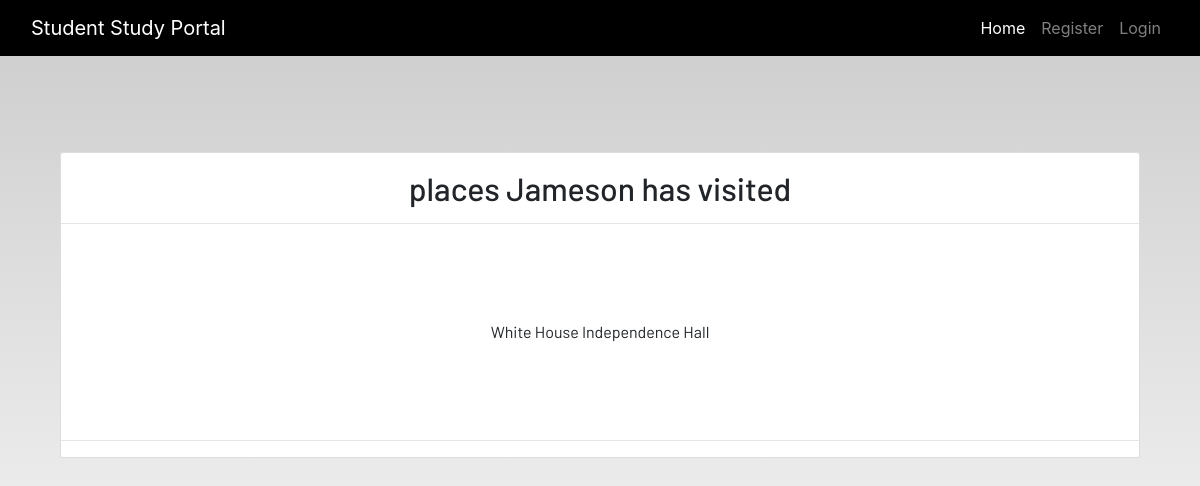
Screenshot of /notes_detail/1 with the database file from the repository.
### dashboard/models.py (models this page shows, shortened)
class Notes(models.Model):
    user = models.ForeignKey(User, on_delete=models.CASCADE)
    title = models.CharField(max_length=200)
    description = models.TextField()
    class Meta:
        verbose_name = "notes"
        verbose_name_plural = "notes"

### dashboard/views.py (the view)
# urls.py: path('notes_detail/<int:pk>', views.NotesDetailView.as_view(), name="notes-detail"),
class NotesDetailView(generic.DetailView):
        model = Notes

### dashboard/templates/dashboard/notes_detail.html
{% extends 'dashboard/base.html' %}
{% load static %}
{% block content %}
<section class='text-center container'>
    <div class="container">
        <div class="content-section p-0 mt-5">
            <div class="m-3">
                <h2>{{notes.title}}</h2>
            </div>
            <hr class="p-0 m-0">
            <p class="description m-5 p-5">
                {{notes.description}}
            </p>
            <hr>
        </div>
    </div>
</section>
{% endblock content %}

### static/main.css (style rules this page uses)
html { scroll-behavior: smooth; height: 100%; width: 100%; }
html, body { max-width: 100%; overflow-x: hidden; height: 100%; width: 100%; }
body { background: linear-gradient(rgba(0, 0, 0, 0.2), rgba(255, 255, 255, 0.5)); overflow-x: hidden; background-repeat: no-repeat; }
.content-section { background: #ffffff; padding: 10px 20px; border: 1px solid #dddddd; border-radius: 3px; margin-bottom: 20px; }

### rows the page displays
Notes: title "places Jameson has visited", description "White House Independence Hall"
